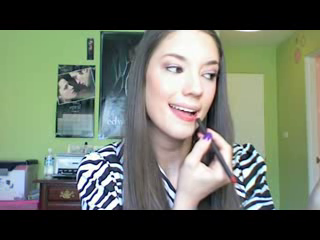
#> input picture frame 16 of python_scripts/test.avi, 320 x 240 px
$ python background_subtract1.py
#> lines starting #> are read from the running program, lines starting #| are printed output that depends on the picture; after the words box and inside, x2 and y2 are one past the last pixel; in counts of white or black regions, pixels touching at a corner belong together
import numpy as np
import cv2
cap = cv2.VideoCapture('test.avi')
fgbg = cv2.createBackgroundSubtractorMOG2()
while(1):
    ret, frame = cap.read()
#> frame is the input picture: shape (240, 320, 3); mean B, G, R 98.7, 113, 105
    fgmask = fgbg.apply(frame)
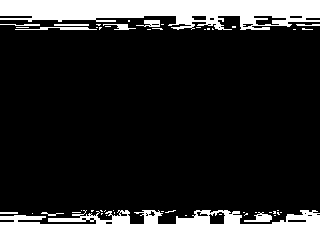
#> fgmask: shape (240, 320); values 127 (black) and 255 (white), 18.9% white; 50 white regions (39 under 20 px), largest, box (x1, y1, x2, y2) and area: (0, 210, 320, 240) 7041, (0, 0, 320, 30) 6562, (15, 27, 97, 30) 155
    cv2.imshow('frame',fgmask)
    k = cv2.waitKey(30) & 0xff
#> (key Esc is pressed here)
    if k == 27:
        break
cap.release()
cv2.destroyAllWindows()

$ run again, starting later in the video
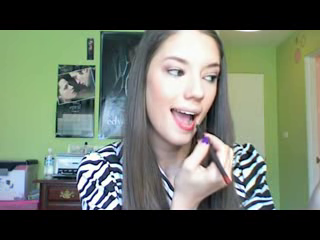
#> input picture frame 74 of python_scripts/test.avi, 320 x 240 px
#> frame is the input picture: shape (240, 320, 3); mean B, G, R 98.3, 112.6, 103.9
#> `fgmask = fgbg.apply(frame)`:
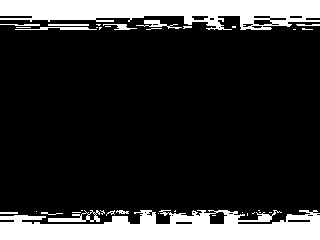
#> fgmask: shape (240, 320); values 127 (black) and 255 (white), 18.8% white; 36 white regions (24 under 20 px), largest, box (x1, y1, x2, y2) and area: (0, 210, 320, 240) 6921, (0, 0, 320, 30) 6430, (48, 210, 100, 222) 255

$ run again, starting later in the video
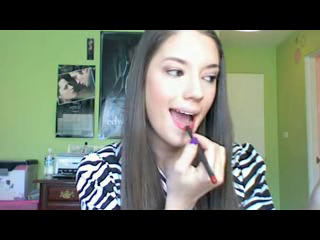
#> input picture frame 132 of python_scripts/test.avi, 320 x 240 px
#> frame is the input picture: shape (240, 320, 3); mean B, G, R 97.7, 112.2, 103.6
#> `fgmask = fgbg.apply(frame)`:
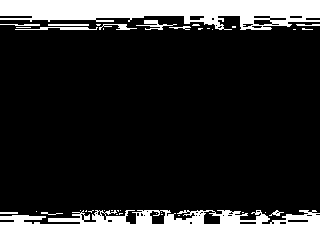
#> fgmask: shape (240, 320); values 127 (black) and 255 (white), 19.1% white; 38 white regions (26 under 20 px), largest, box (x1, y1, x2, y2) and area: (0, 210, 320, 240) 7453, (0, 0, 320, 30) 6412, (15, 27, 98, 30) 158
